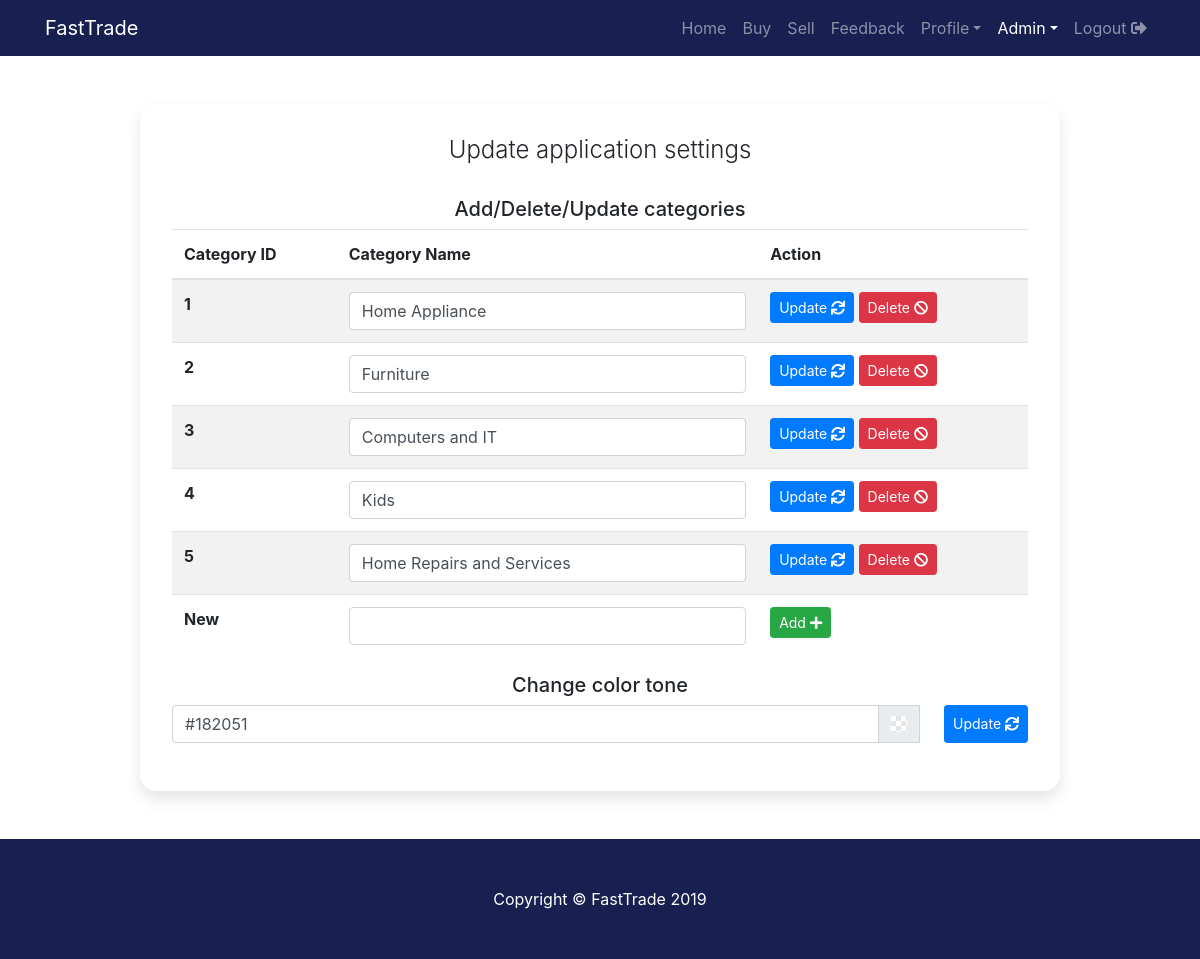
The app's page /appsettings.php (signed in) with its own data.
### tables this page shows
CREATE TABLE `category` (
  `categoryID` int(11) NOT NULL,
  `categoryName` varchar(255) NOT NULL
);

CREATE TABLE `appsettings` (
  `name` varchar(255) NOT NULL,
  `value` varchar(255) NOT NULL
);

### appsettings.php (the view, shortened to what this page needs)
<!DOCTYPE html>
<html lang="en">
<?php include 'title.php' ?>
<body>
    <?php include 'header.inc.php';?>
    <?php
        $connection = new mysqli(DB_HOST, DB_USER, DB_PASS, DB_NAME);
        $stmt = $connection->prepare("SELECT * from appsettings where name = 'colortone';");
        $stmt->execute();
        $colortone = $stmt->get_result()->fetch_assoc();
        $stmt = $connection->prepare("SELECT * from category");
        $stmt->execute();
        $categories = $stmt->get_result()->fetch_all(MYSQLI_ASSOC);
    ?>
    <div class="container">
        <div class="row">
            <div class="col-sm-12 col-md-10 col-lg-10 mx-auto">
                <div class="card card-signin my-5">
                    <div class="card-body">
                        <h5 class="card-title text-center">Update application settings</h5>
                        <h5 class="text-center">Add/Delete/Update categories</h5>
                        <table class="table table-striped">
                            <thead>
                                <tr>
                                    <th scope="col">Category ID</th>
                                    <th scope="col">Category Name</th>
                                    <th scope="col">Action</th>
                                </tr>
                            </thead>
                            <tbody>
                                <?php foreach ($categories as $category) { ?>
                                <form action="appsettings.php" method="POST">
                                    <tr>
                                        <th scope="row"><?php echo $category["categoryID"]; ?></th>
                                        <td>
                                            <input value="<?php echo $category["categoryName"]; ?>" name="categoryName"
                                                type="text" class="form-control" id="categoryName" required>
                                        </td>
                                        <td>
                                            <button name="update" class="btn btn-primary btn-sm">Update <i
                                                    class="fa fa-sync"></i></button>
                                            <button name="delete" class="btn btn-danger btn-sm">Delete <i
                                                    class="fa fa-ban"></i></button>
                                        </td>
                                    </tr>
                                </form>
                                <?php } ?>
                                <form action="appsettings.php" method="POST">
                                    <tr>
                                        <th scope="row">New</th>
                                        <td>
                                            <input name="newCategoryName"
                                                type="text" class="form-control" id="newCategoryName" required>
                                        </td>
                                        <td>
                                            <button type="submit" name="update" class="btn btn-success btn-sm">Add <i
                                                    class="fa fa-plus"></i></button>
                                        </td>
                                    </tr>
                                </form>
                            </tbody>
                        </table>
                        <h5 class="text-center">Change color tone</h5>
                        <form method="POST" action="appsettings.php">
                            <div class="form-group">
                                <div id="cp2" class="input-group " title="Using input value">
                                    <input type="text" name="color" class="form-control input-lg" value="<?php echo $colortone["value"]; ?>" />
                                    <span class="input-group-append">
                                        <span class="input-group-text colorpicker-input-addon"><i></i></span>
                                    </span>
                                    <button name="update" class="btn btn-primary btn-sm ml-4 ">Update <i
                                                    class="fa fa-sync"></i></button>
                                </div>
                            </div>
                        </form>
                    </div>
                </div>
            </div>
        </div>
    </div>
    <?php include 'footer.inc.php';?>
</body>
</html>

### title.php (shortened to what this page needs)
<head>
    <link href="vendor/bootstrap/css/bootstrap.min.css" rel="stylesheet">
    <link rel="stylesheet" href="vendor/fontawesome-free-5.8.1-web/css/all.min.css">
    <link rel="stylesheet" href="vendor/bootstrap-colorpicker-3.0.3/css/bootstrap-colorpicker.min.css">
    <link href="css/heroic-features.css" rel="stylesheet">
</head>

### header.inc.php (shortened to what this page needs)
<?php
function PageName() {
    return substr($_SERVER["SCRIPT_NAME"],strrpos($_SERVER["SCRIPT_NAME"],"/")+1);
  }
  $current_page = PageName();
?>
<?php $type = isset($_GET["type"]) ? $_GET["type"] : "B";?>
<nav class="navbar navbar-expand-lg navbar-dark fixed-top bg-dark ">
    <div class="container">
        <a class="navbar-brand" href="index.php">FastTrade</a>
        <div class="collapse navbar-collapse" id="navbarResponsive">
            <ul class="navbar-nav ml-auto">
                <li
                    class="nav-item <?php if( $current_page=="index.php") { ?> active   <?php   }  ?>">
                    <a class="nav-link" href="index.php">Home <span class="sr-only">(current)</span></a>
                </li>
                <li
                    class="nav-item <?php if( $current_page=="buysell.php" && $type=='B') { ?> active   <?php   }  ?>">
                    <a class="nav-link" href="buysell.php?type=B">Buy</a>
                </li>
                <li
                    class="nav-item <?php if( $current_page=="buysell.php" && $type=='S') { ?> active   <?php   }  ?>">
                    <a class="nav-link" href="buysell.php?type=S">Sell</a>
                </li>
                <li
                    class="nav-item <?php if( $current_page=="feedback.php") { ?> active   <?php   }  ?>">
                    <a class="nav-link" href="feedback.php">Feedback</a>
                </li>
                <?php
                    if(!isset($_SESSION['UID'])){
                ?>
                <li
                    class="nav-item <?php if( $current_page=="register.php") { ?> active   <?php   }  ?>">
                    <a class="nav-link" href="register.php">Register</a>
                </li>
                <li
                    class="nav-item <?php if( $current_page=="login.php") { ?> active   <?php   }  ?>">
                    <a class="nav-link" href="login.php">Login <i class="fas fa-sign-in-alt"></i></a>
                </li>
                <?php
                    }else{
                ?>
                 <li class="nav-item dropdown <?php if( $current_page=="otherprofile.php" ||  $current_page=="settings.php" ||  $current_page=="userlisting.php" || $current_page=="inbox.php") { ?> active   <?php   }  ?>">
                    <a class="nav-link dropdown-toggle" data-toggle="dropdown" href="#" role="button"
                        aria-haspopup="true" aria-expanded="false">Profile</a>
                </li>
                <?php
                if($_SESSION['admined'] == 1){
                ?>
                <li class="nav-item dropdown <?php if( $current_page=="usermanagement.php" ||  $current_page=="appsettings.php" ||  $current_page=="adminfeedback.php") { ?> active   <?php   }  ?>">
                    <a class="nav-link dropdown-toggle" data-toggle="dropdown" href="#" role="button"
                        aria-haspopup="true" aria-expanded="false">Admin</a>
                </li>
                <?php
                }
                ?>
                <li
                    class="nav-item <?php if( $current_page=="logout.php") { ?> active   <?php   }  ?>">
                    <a class="nav-link" href="logout.php">Logout <i class="fas fa-sign-out-alt"></i></a>
                </li>
                <?php
                    }
                ?>
            </ul>
        </div>
    </div>
</nav>

### footer.inc.php (shortened to what this page needs)
<footer class="py-5 bg-dark">
    <div class="container">
        <p class="m-0 text-center text-white">Copyright &copy; FastTrade 2019</p>
    </div>
</footer>

### css/heroic-features.css (style rules this page uses)
:root { --input-padding-x: 1.5rem; --input-padding-y: .75rem; }
body { padding-top: 56px; }
.card-signin { border: 0; border-radius: 1rem; box-shadow: 0 0.5rem 1rem 0 rgba(0, 0, 0, 0.1); }
.card-signin .card-title { margin-bottom: 2rem; font-weight: 300; font-size: 1.5rem; }
.card-signin .card-body { padding: 2rem; }

### records on screen
category: categoryID "1", categoryName "Home Appliance"
category: categoryID "2", categoryName "Furniture"
category: categoryID "3", categoryName "Computers and IT"
category: categoryID "4", categoryName "Kids"
category: categoryID "5", categoryName "Home Repairs and Services"
appsettings: color "#182051"
